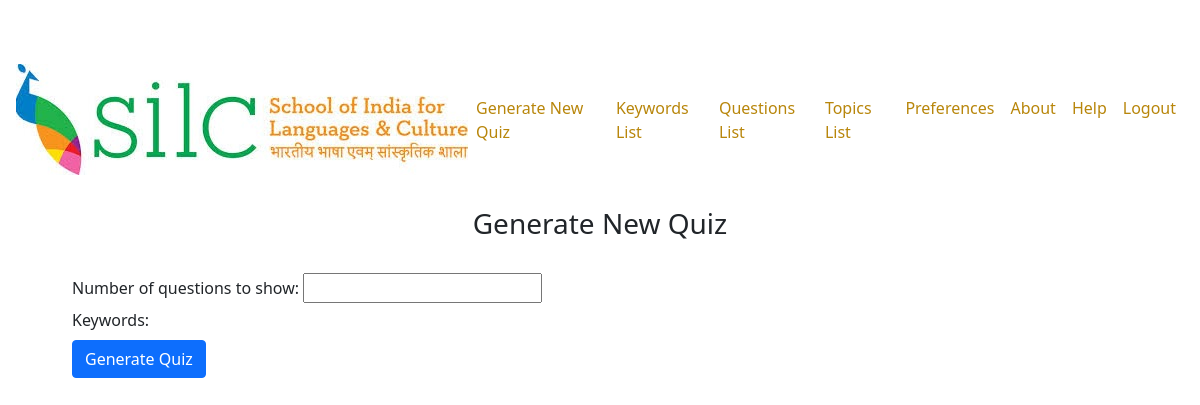
The page /generate_quiz.php (signed in) on the database as committed earlier.
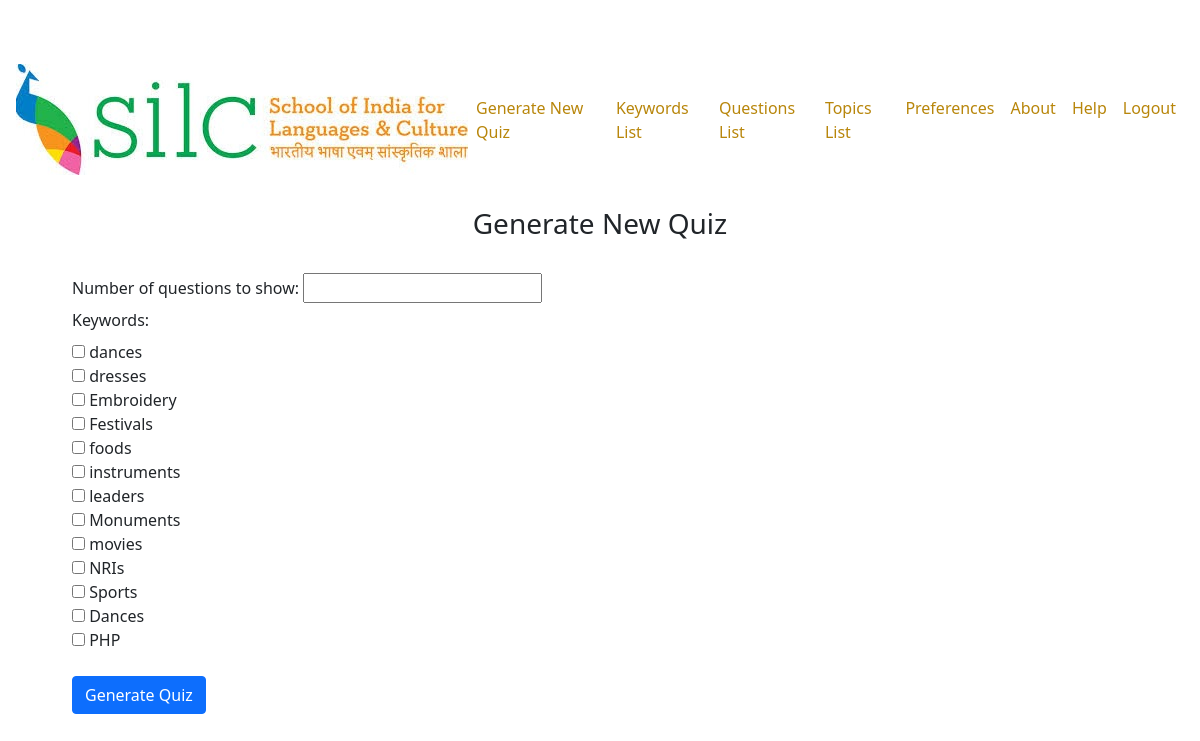
The same page on the database as committed later.
### tables this page shows
CREATE TABLE `keywords` (
    `id` int(11) NOT NULL,
    `keyword` varchar(30) NOT NULL
);

### generate_quiz.php (the view, shortened to what this page needs)
<?php
require 'db_configuration.php';
include('header.php');
$query = "SELECT `keyword` FROM `keywords`";
$keywords_db = mysqli_query($db, $query);
?>
<html>
    <head>
        <link href="https://cdn.jsdelivr.net/npm/bootstrap@5.0.2/dist/css/bootstrap.min.css" rel="stylesheet">
    </head>
    <body>
    <br>
    <div style="text-align:center;">
    <h3 id="title">Generate New Quiz</h3><br>
    <div class="container text-left float-right">
    <form action="display_custom_quiz.php" method="POST">
    <label>Number of questions to show:</label>
    <input required type="number" name="num_questions" maxlength="2" size="10" title="Enter a number">
    <br>
    <label>Keywords:</label>
    <?php
    while($row = mysqli_fetch_assoc($keywords_db)) {
        echo "<div><input type='checkbox' name='keywords[]' value='" . $row['keyword'] . "'> " . $row['keyword'] . "</div>";
    }
    ?>
    <br>
    <button type="submit" name="submit" class="btn btn-primary btn-md align-items-center">Generate Quiz</button>
</form>
    </div>
    </div>
    </body>
</html>

### header.php (shortened to what this page needs)
<!DOCTYPE html>
<html lang="en">
<head>
    <link href="vendor/bootstrap/css/bootstrap.min.css" rel="stylesheet">
    <link href="css/publishersdb.css" rel="stylesheet">
    <link rel="stylesheet" type="text/css" href="https://cdn.datatables.net/1.10.19/css/jquery.dataTables.css">
    <link rel="stylesheet" type="text/css" href="https://cdn.datatables.net/buttons/1.5.2/css/buttons.dataTables.min.css">
</head>
<body onload="displayAdminFields('admin1')">
<nav class="navbar navbar-expand-lg">
    <div class="collapse navbar-collapse" id="navbarSupportedContent">
        <ul class="navbar-nav mr-auto">
            <a href="index.php" title="SILC Quiz Master"><img id="silc" src="Images/index_images/silc_home.jpg"></a>
        </ul>
        <ul class="navbar-nav mr-right">
        <li class="nav-item">
            <?php
            if (isset($_SESSION['role'])){
                echo '<li class="nav-item active"><a class="nav-link" id="header" href="generate_quiz.php">Generate New Quiz<span class="sr-only">(current)</span></a>';
                echo '<li class="nav-item active"><a class="nav-link" id="header" href="keywords_list.php">Keywords List<span class="sr-only">(current)</span></a>';
                echo '<li class="nav-item active"><a class="nav-link" id="header" href="questions_list.php">Questions List<span class="sr-only">(current)</span></a>';
                echo '<li class="nav-item active"><a class="nav-link" id="header" href="topics_list.php">Topics List<span class="sr-only">(current)</span></a>';
                echo '<li class="nav-item active"><a class="nav-link" id="header" href="preferences.php">Preferences<span class="sr-only">(current)</span></a></li>';
                echo '<li class="nav-item active"><a class="nav-link" id="header" href="about.php">About<span class="sr-only">(current)</span></a></li>';
                echo '<li class="nav-item active"><a class="nav-link" id="header" href="help.php">Help<span class="sr-only">(current)</span></a></li>';
                echo '<li class="nav-item active"><a class="nav-link" id="header" href="logout.php">Logout<span class="sr-only">(current)</span></a></li>';
            }
            ?>
        </li>
        </ul>
    </div>
</nav>

### CSS/publishersdb.css (style rules this page uses)
body { padding-top: 54px; }
@media (min-width: 992px) { body { padding-top: 56px; } }
img { transition:transform 0.25s ease; }

### header.php (style rules this page uses)
#header { color: darkgoldenrod; }

### generate_quiz.php (style rules this page uses)
input { text-align: center; }

Rows that differ between the two databases and show on the page:
added keywords: keyword "dances"
added keywords: keyword "dresses"
added keywords: keyword "Embroidery"
added keywords: keyword "Festivals"
added keywords: keyword "foods"
added keywords: keyword "instruments"
added keywords: keyword "leaders"
added keywords: keyword "Monuments"
added keywords: keyword "movies"
added keywords: keyword "NRIs"
added keywords: keyword "Sports"
added keywords: keyword "Dances"
added keywords: keyword "PHP"
